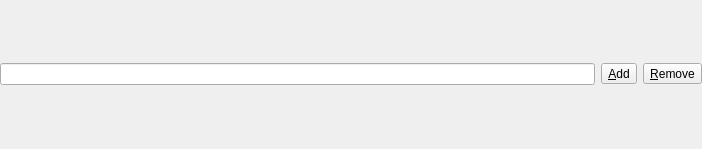
<ui version="4.0" >
 <class>ManyToManyWidget</class>
 <widget class="QWidget" name="ManyToManyWidget" >
  <property name="geometry" >
   <rect>
    <x>0</x>
    <y>0</y>
    <width>702</width>
    <height>149</height>
   </rect>
  </property>
  <property name="windowTitle" >
   <string>Form</string>
  </property>
  <layout class="QVBoxLayout" >
   <property name="spacing" >
    <number>6</number>
   </property>
   <property name="margin" >
    <number>0</number>
   </property>
   <item>
    <layout class="QHBoxLayout" >
     <property name="spacing" >
      <number>6</number>
     </property>
     <property name="margin" >
      <number>0</number>
     </property>
     <item>
      <widget class="QLineEdit" name="uiText" />
     </item>
     <item>
      <widget class="QToolButton" name="pushAdd" >
       <property name="sizePolicy" >
        <sizepolicy vsizetype="Fixed" hsizetype="Fixed" >
         <horstretch>0</horstretch>
         <verstretch>0</verstretch>
        </sizepolicy>
       </property>
       <property name="text" >
        <string>&amp;Add</string>
       </property>
       <property name="icon" >
        <iconset resource="common.qrc" >:/images/images/new.png</iconset>
       </property>
      </widget>
     </item>
     <item>
      <widget class="QToolButton" name="pushRemove" >
       <property name="sizePolicy" >
        <sizepolicy vsizetype="Fixed" hsizetype="Fixed" >
         <horstretch>0</horstretch>
         <verstretch>0</verstretch>
        </sizepolicy>
       </property>
       <property name="text" >
        <string>&amp;Remove</string>
       </property>
       <property name="icon" >
        <iconset resource="common.qrc" >:/images/images/delete.png</iconset>
       </property>
      </widget>
     </item>
    </layout>
   </item>
   <item>
    <spacer>
     <property name="orientation" >
      <enum>Qt::Vertical</enum>
     </property>
     <property name="sizeType" >
      <enum>QSizePolicy::Minimum</enum>
     </property>
     <property name="sizeHint" stdset="0" >
      <size>
       <width>20</width>
       <height>0</height>
      </size>
     </property>
    </spacer>
   </item>
  </layout>
 </widget>
 <resources>
  <include location="common.qrc" />
 </resources>
 <connections/>
</ui>
